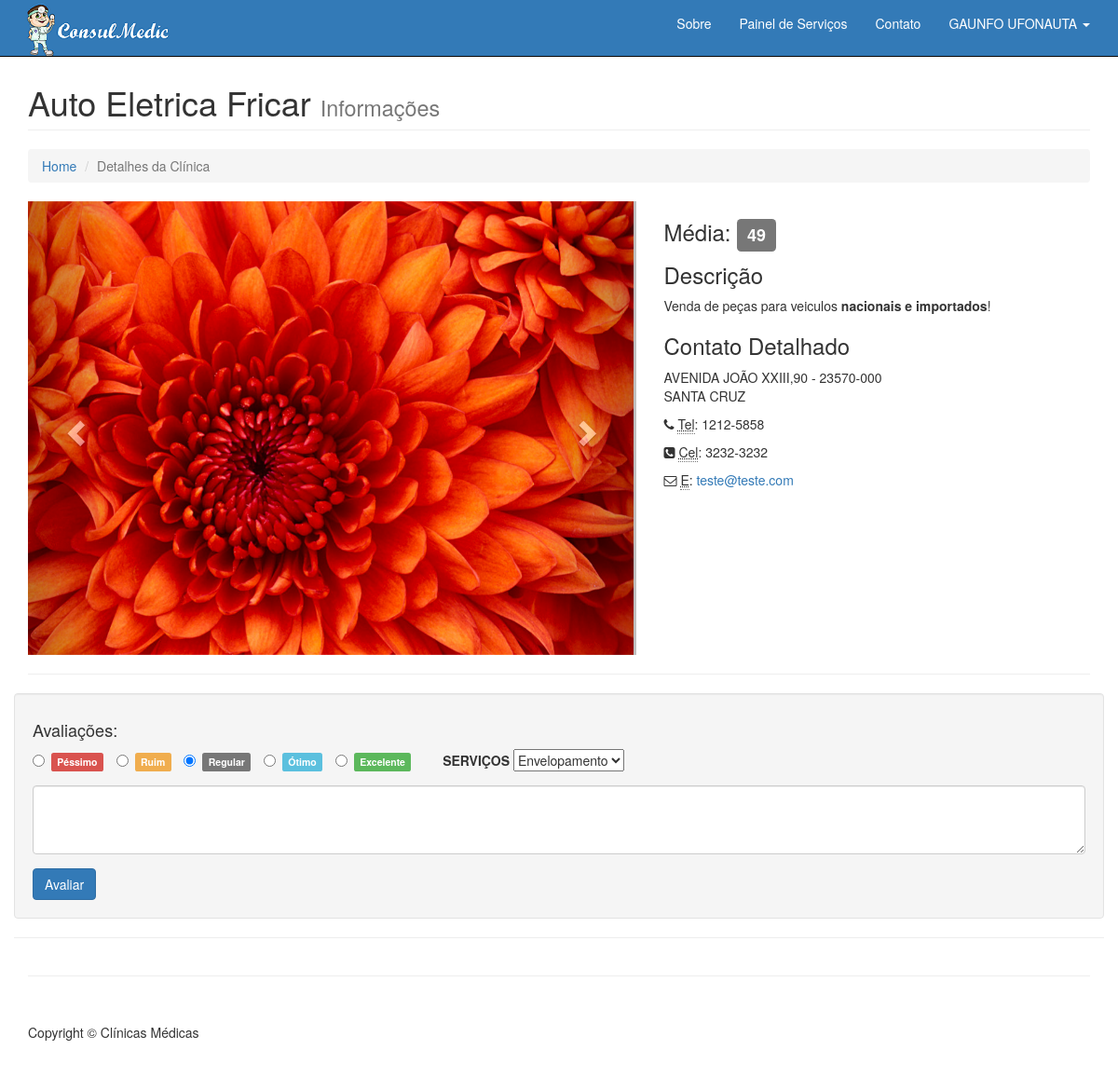
Before: /descCliente.php?cliente=34 (signed in) with the older database file.
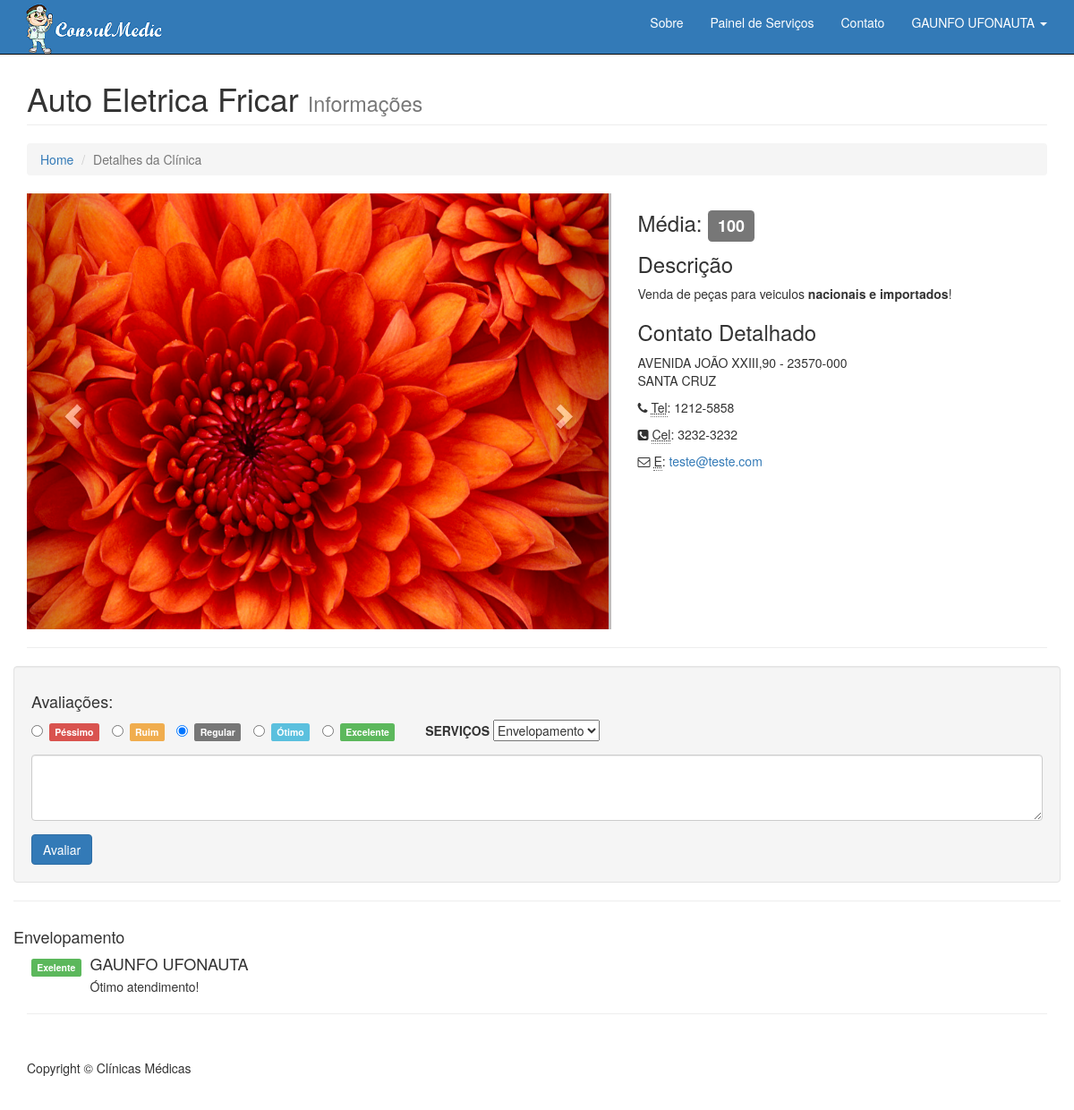
After: the same page with the newer database file.
### tables this page shows
CREATE TABLE `avaliacao` (
  `idAvaliacao` int(11) NOT NULL,
  `idUsuario` int(11) NOT NULL,
  `idCliente` int(11) NOT NULL,
  `idServico` int(11) NOT NULL,
  `avaliacao` int(11) NOT NULL,
  `comentario` varchar(2000) NOT NULL
);

CREATE TABLE `servicos` (
  `idServico` int(11) NOT NULL,
  `nomeServico` varchar(155) NOT NULL
);

CREATE TABLE `usuarios` (
  `idUsuario` int(11) NOT NULL,
  `nomeUsuario` varchar(15) NOT NULL,
  `emailUsuario` varchar(55) NOT NULL,
  `senhaUsuario` varchar(55) NOT NULL,
  `tpUser` int(11) NOT NULL
);

### class/classClinicaMedica.php (called while the page is built, shortened)
<?php
class classClinicaMedica{
    private $host = "localhost";
    private $dbname = "carrolista";
    private $user = "root";
    private $senha = "";
    function conecta(){
        $this->pdo = new PDO("mysql:host=$this->host;dbname=$this->dbname", "$this->user", "$this->senha");
    }
}
?>

### class/classUsuario.php (called while the page is built, shortened)
<?php
require 'classClinicaMedica.php';
class classUsuario extends classClinicaMedica{
                  ?>
                <?php
    function verificaLogin(){
        if(@$_SESSION['logado']=='sim'){
            return true;
        }
    }
    function getNome(){
        return $_SESSION['userNome'];
    }
    function getEmail(){
        return $_SESSION['userEmail'];
    }
    function getIdUser(){
        return $_SESSION['idUser'];
    }
}

### class/classCliente.php (the view, shortened to what this page needs)
<?php
require_once 'classUsuario.php';
class classCliente extends classUsuario{
    function buscaDadosCliente($idCliente){
        try{
            $buscaCli = $this->pdo->prepare("SELECT * FROM clientes WHERE idCliente = :idCliente");
            $buscaCli->execute(array(
                ':idCliente' => $idCliente
            ));
            if($buscaCli->rowCount() > 0){
                $cliente = $buscaCli->fetch(PDO::FETCH_ASSOC);
            }
        }catch (Exception $e) {
            echo 'Error: ' . $e->getMessage();
        }
    }
            ?>
<?php
    function comboServClientes($idCliente){
        try{
            $servCli = $this->pdo->prepare("SELECT s.idServico,s.nomeServico,sc.idClientes "
                    . "FROM tb_serv_cli sc "
                    . "INNER JOIN servicos s ON sc.idServicos = s.idServico "
                    . "WHERE sc.idClientes = :idCliente  AND sc.estatus = 'A'");
            $servCli->execute(array(
                ':idCliente' => $idCliente
            ));
            while($serv = $servCli->fetch(PDO::FETCH_NUM)) {
                echo "<option value='" .$serv[0]."'>".$serv[1]."</option>";
            }
        } catch (Exception $ex) {
            echo "Erro: ". $ex->getMessage();
        }
    }
    function verificaDonoCliente($idCliente,$idUsuario){
        try{
            $verifica = $this->pdo->prepare("SELECT * FROM clientes WHERE idUsuario = :idUsuario and idCliente = :idCliente");
            $verifica->execute(array(
                ':idUsuario' => $idUsuario,
                ':idCliente' => $idCliente
            ));
        } catch (Exception $ex) {
            echo "Erro: ".$ex->getMessage();
        }
    }
    function verificaResposta($idAvaliacao){
        try{
            $vResposta = $this->pdo->prepare("SELECT * FROM resposta WHERE idAvaliacao = :idAvaliacao");
            $vResposta->execute(array(
                ':idAvaliacao' => $idAvaliacao
            ));
        } catch (Exception $ex) {
            echo "Erro: ".$ex->getMessage();
        }
    }
    function mostraAvaliacao($idCliente,$idUsuario){
        try{
            $mostra = $this->pdo->prepare("SELECT av.avaliacao,u.nomeUsuario,av.comentario,av.idAvaliacao,s.nomeServico
                                            FROM avaliacao av INNER JOIN usuarios u ON av.idUsuario = u.idUsuario
                                            INNER JOIN servicos s ON av.idServico = s.idServico
                                            WHERE idCliente = :idCliente ORDER BY av.idAvaliacao DESC");
            $mostra->execute(array(
                ':idCliente' => $idCliente
            ));
            while($mosta1 = $mostra->fetch(PDO::FETCH_NUM)) {
                ?>
                <div class="media">
                    <h4><?=$mosta1[4]?></h4>
                    <a class="pull-left" href="#">
                        <?php
                            switch ($mosta1[0]) {
                                case 100:
                                    echo '<label class="radio-inline" >
                                                <span class="label label-success">
                                                    Exelente
                                                </span>
                                            </label>';
                                    break;
                            }
                        ?>
                    </a>
                    <div class="media-body">
                        <h4 class="media-heading"><?=$mosta1[1]?>
                        </h4>
                      <?=$mosta1[2]?>
                    </div>
                </div>
                <?php
                if(!$this->verificaResposta($mosta1[3])){
                    if($this->verificaDonoCliente($idCliente, $idUsuario)){
                    ?>
                    <div class="well">
                    <h4>Resposta:</h4>
                    <form role="form" method="post" action="descCliente.php">
                        <div class="form-group">
                           <textarea id="inputEmail3" class="form-control" maxlength="255" name="resposta" rows="3"></textarea>
                           <input type="hidden" name="idAvaliacao" value="<?=$mosta1[3];?>">
                        </div>
                        <button type="submit" class="btn btn-primary">Responder</button>
                    </form>
                </div>
                <?php
                    }
                }
            }
        } catch (Exception $ex) {
            echo $ex->getMessage();
        }
    }
    function verificaMedia($idCliente){
        try{
            $verificaMedia = $this->pdo->prepare('SELECT AVG(av.avaliacao) '
                    . 'FROM avaliacao av INNER JOIN clientes c ON av.idCliente = c.idCliente '
                    . 'WHERE c.idCliente = :idCliente');
            $verificaMedia->execute([':idCliente' => $idCliente]);
            $media = $verificaMedia->fetch(PDO::FETCH_NUM);
            return $media[0];
        } catch (Exception $ex) {
            echo 'Erro: '. $ex->getMessage();
        }
    }
    function getIdCliente(){
        return $_SESSION['idCliente'];
    }
    function getNomeCli(){
        return $_SESSION['nomeCliente'];
    }
    function getEnd(){
        return $_SESSION['endCliente'];
    }
    function getNum(){
        return $_SESSION['numCliente'];
    }
    function getBairro(){
        return $_SESSION['bairroCliente'];
    }
    function getCep(){
        return $_SESSION['cepCliente'];
    }
    function getTel(){
        return $_SESSION['telCliente'];
    }
    function getCel(){
        return $_SESSION['celCliente'];
    }
    function getDesc(){
        return $_SESSION['descCliente'];
    }
    function getImage1() {
        return $_SESSION['image1'];
    }
}

### header.php (shortened to what this page needs)
<?php
include "./class/classUsuario.php";
$usuario = new classUsuario();
?>
<!DOCTYPE html>
<html lang="PT-BR">
<head>
    <link href="css/bootstrap.min.css" rel="stylesheet">
    <link href="css/modern-business.css" rel="stylesheet">
    <link href="font-awesome/css/font-awesome.min.css" rel="stylesheet" type="text/css">
</head>
<body>
    <nav class="navbar navbar-inverse navbar-fixed-top" role="navigation">
        <div class="container">
            <div class="navbar-header">
                <a class="navbar-brand" href="index.php" style="background-image:url('img/index/logoprincipal.png');">  </a>
            </div>
            <div class="collapse navbar-collapse" id="bs-example-navbar-collapse-1" style="text-align: center">
                <ul class="nav navbar-nav navbar-right">
                    <li>
                        <a href="about.php">Sobre</a>
                    </li>
                    <li>
                        <a href="services.php">Painel de Serviços</a>
                    </li>
                    <li>
                        <a href="contato.php">Contato</a>
                    </li>
                    <?php if(!$usuario->verificaLogin()){ ?>
                        <li>
                            <a href="login.php">Login</a>
                        </li>
                        <?php
                        }else{
                           ?>
                           <li class="dropdown">
                               <a href="#" class="dropdown-toggle" data-toggle="dropdown"><?php echo $usuario->getNome(); ?> <b
                                       class="caret"></b></a>
                           </li>
                           <?php
                       }
                    ?>
                </ul>
            </div>
        </div>
    </nav>

### descCliente.php (shortened to what this page needs)
<?php
include_once "header.php";
include_once "class/classCliente.php";
$cliente = new classCliente();
if($_POST){
    $dd=$_POST;
    if(@$dd['resposta']){
        $cliente->respondeAvaliacao($dd['resposta'], $dd['idAvaliacao']);
    }else{
        if($dd['coment']){
        $usuario->avaliaCliente($usuario->getIdUser(),$cliente->getIdCliente(),$dd['servico'],$dd['avaliacao'],$dd['coment']);
        }else{
            ?>
                <p class='bg-success'>
                        <div class='alert alert-danger alert-dismissible' role='alert'>
                            <button type='button' class='close' data-dismiss='alert' aria-label='Close'>
                                <span aria-hidden='true'>&times;</span>
                            </button>
                            Por favor <strong>preencha</strong> o campo <strong>Comentario</strong>.
                        </div>
                </p>
            <?php
        }
    }
}else{
    if($cliente->verificaEstatus($_GET['cliente'])){
        $cliente->buscaDadosCliente($_GET['cliente']);
    }else{
        echo "<script>window.location.href = 'listaLoja.php';</script>";
    }
}
?>
    <div class="container">
        <div class="row">
            <div class="col-lg-12">
                <h1 class="page-header"><?= $cliente->getNomeCli();?>
                    <small>Informações</small>
                </h1>
                <ol class="breadcrumb">
                    <li><a href="index.php">Home</a>
                    </li>
                    <li class="active">Detalhes da Clínica</li>
                </ol>
            </div>
        </div>
        <div class="row">
            <div class="col-md-7">
                <div id="carousel-example-generic" class="carousel slide" data-ride="carousel">
                    <div class="carousel-inner">
                        <?php
                            if($cliente->getImage1() != NULL){
                        ?>
                        <div class="item active">
                            <img class="img-responsive" width="650" height="400" src="img/clientes/<?=$cliente->getImage1();?>" alt="">
                        </div>
                        <?php
                            }
                        ?>
                    </div>
                    <a class="left carousel-control" href="#carousel-example-generic" data-slide="prev">
                        <span class="glyphicon glyphicon-chevron-left"></span>
                    </a>
                    <a class="right carousel-control" href="#carousel-example-generic" data-slide="next">
                        <span class="glyphicon glyphicon-chevron-right"></span>
                    </a>
                </div>
            </div>
            <div class="col-md-5">
                        <h3>Média:
                            <span class="label label-default">
                                <?php
                                        echo number_format($cliente->verificaMedia($cliente->getIdCliente()),0)
                                ?>
                            </span>
                        </h3>
                <h3>Descrição</h3>
                <p><?=$cliente->getDesc();?></p>
                <h3>Contato Detalhado</h3>
                <p>
                <?=$cliente->getEnd();?>,<?=$cliente->getNum();?> - <?=$cliente->getCep();?> <br><?=$cliente->getBairro();?><br>
                </p>
                <p><i class="fa fa-phone"></i>
                    <abbr title="Phone">Tel</abbr>: <?=$cliente->getCel();?></p>
                <p><i class="fa fa-phone-square"></i>
                    <abbr title="Phone">Cel</abbr>: <?=$cliente->getTel();?></p>
                <p><i class="fa fa-envelope-o"></i>
                    <abbr title="Email">E</abbr>: <a href="mailto:<?=$cliente->getEmail();?>"><?=  strtolower($cliente->getEmail());?></a>
                </p>
            </div>
        </div>
        <hr>
        <?php
        if(!$cliente->verificaDonoCliente($cliente->getIdCliente(), $usuario->getIdUser())){
        ?>
        <div class="row">
                    <div class="well">
                    <h4>Avaliações:</h4>
                    <form role="form" method="post" action="descCliente.php">
                        <div class="form-group">
                            <label class="radio-inline" >
                                <input type="radio" value="10" name="avaliacao">
                                <span class="label label-danger">
                                    Péssimo
                                </span>
                            </label>
                            <label class="radio-inline">
                                <input type="radio" value="30" name="avaliacao">
                                <span class="label label-warning">
                                    Ruim
                                </span>
                            </label>
                            <label class="radio-inline">
                                <input type="radio" value="50" name="avaliacao" checked>
                                <span class="label label-default">
                                    Regular
                                </span>
                            </label>
                            <label class="radio-inline">
                                <input type="radio" value="70" name="avaliacao">
                                <span class="label label-info">
                                    Ótimo
                                </span>
                            </label>
                            <label class="radio-inline">
                                <input type="radio" value="100" name="avaliacao">
                                <span class="label label-success">
                                    Excelente
                                </span>
                            </label>
                            <label class="radio-inline">
                                <span class="text-uppercase ">
                                    <b>Serviços</b>
                                </span>
                                <select name="servico">
                                    <?=$cliente->comboServClientes($cliente->getIdCliente())?>
                                </select>
                            </label>
                        </div>
                        <div class="form-group">
                           <textarea id="inputEmail3" class="form-control" maxlength="255" name="coment" rows="3"></textarea>
                        </div>
                        <button type="submit" class="btn btn-primary">Avaliar</button>
                    </form>
                </div>
            <?php
            }
            ?>
                <hr>
                <?=$cliente->mostraAvaliacao($cliente->getIdCliente(),$usuario->getIdUser());?>
        </div>
        <hr>
   <?php
   require_once './footer.php';
   ?>
    </div>
</body>
</html>

### footer.php
<footer>
         <div class="row">
             <div class="col-lg-12">
                 <p>Copyright &copy; Clínicas Médicas</p>
             </div>
         </div>
     </footer>

### css/modern-business.css (style rules this page uses)
html, body { height: 100%; }
body { padding-top: 50px; }
footer { margin: 50px 0; }

Changed rows visible on the page:
now on this page (row edited): avaliacao: idServico.nomeServico "Envelopamento", avaliacao "Exelente", idUsuario.nomeUsuario "GAUNFO UFONAUTA", comentario "Ótimo atendimento!"
Other visible differences:
$cliente->verificaMedia($cliente->getIdCliente()): "49" → "100"
